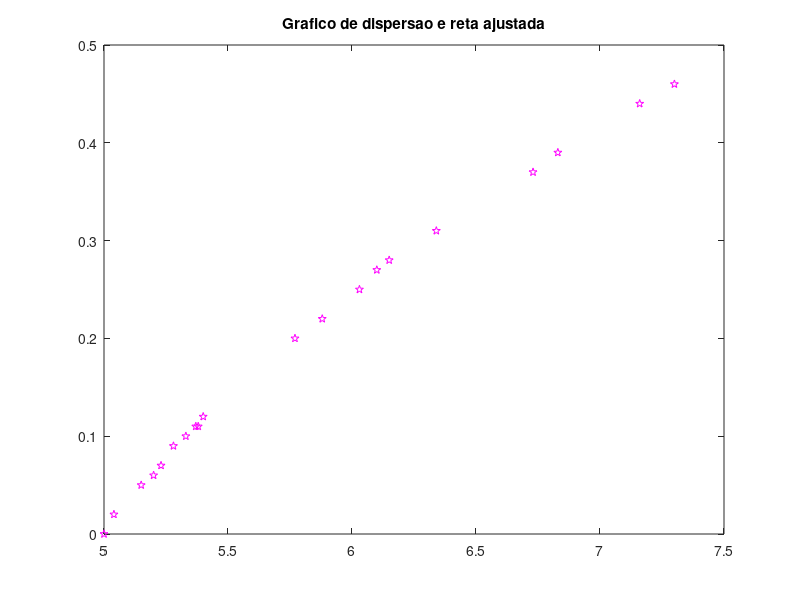

Reproduce this figure in MATLAB. (Note: this script raises an error after producing the figure.)
clear
clc

x = [6.10 5.88 5.23 7.30 5.37 5.77 5.40 5.20 6.34 5.38 5.15 6.03 5.04 7.16 6.83 5.28 6.73 6.15 5.33 5.00];
y = [0.27 0.22 0.07 0.46 0.11 0.20 0.12 0.06 0.31 0.11 0.05 0.25 0.02 0.44 0.39 0.09 0.37 0.28 0.10 0.00];

#grafico de dispersao
plot(x, y, '*pm');
title('Grafico de dispersao e reta ajustada')
hold on
[b, r2, s2, AICc, Info]  = regressao_linear_en (length(x), 1, 2, 1, x', y')

xplot = linspace(min(x), max(x), 50);
yplot = b(1) + b(2)*xplot;
plot(xplot, yplot, '-g');
